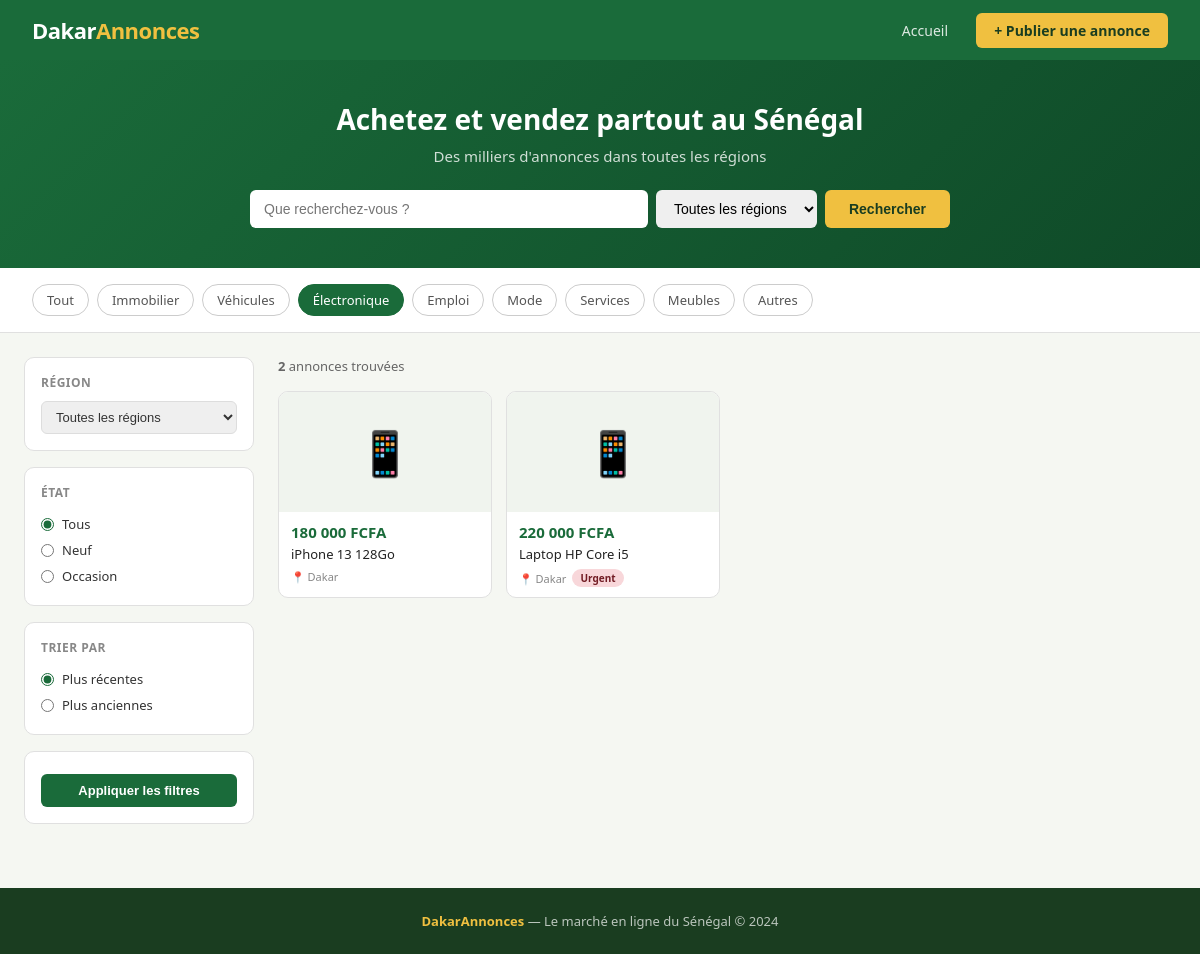
Page /?categorie=Électronique on the committed database.
### tables this page shows
CREATE TABLE annonces (
                id INTEGER PRIMARY KEY AUTOINCREMENT,
                titre TEXT NOT NULL,
                description TEXT NOT NULL,
                prix TEXT NOT NULL,
                categorie TEXT NOT NULL,
                region TEXT NOT NULL,
                etat TEXT DEFAULT 'Neuf',
                urgent INTEGER DEFAULT 0,
                user_id INTEGER,
                telephone TEXT,
                created_at TEXT DEFAULT CURRENT_TIMESTAMP,
                FOREIGN KEY (user_id) REFERENCES users(id)
            );

### app.py (the view)
@app.route('/')
def index():
    q = request.args.get('q', '')
    categorie = request.args.get('categorie', '')
    region = request.args.get('region', '')
    etat = request.args.get('etat', '')
    tri = request.args.get('tri', 'recent')
    page = int(request.args.get('page', 1))
    par_page = 8
    with get_db() as db:
        sql = 'SELECT * FROM annonces WHERE 1=1'
        params = []
        if q:
            sql += ' AND (titre LIKE ? OR description LIKE ?)'
            params += [f'%{q}%', f'%{q}%']
        if categorie:
            sql += ' AND categorie = ?'
            params.append(categorie)
        if region:
            sql += ' AND region = ?'
            params.append(region)
        if etat:
            sql += ' AND etat = ?'
            params.append(etat)
        if tri == 'recent':
            sql += ' ORDER BY created_at DESC'
        else:
            sql += ' ORDER BY created_at ASC'
        total = db.execute(f'SELECT COUNT(*) FROM ({sql})', params).fetchone()[0]
        offset = (page - 1) * par_page
        annonces = db.execute(sql + f' LIMIT {par_page} OFFSET {offset}', params).fetchall()
    total_pages = (total + par_page - 1) // par_page
    return render_template('index.html',
        annonces=annonces, categories=CATEGORIES, regions=REGIONS,
        q=q, categorie=categorie, region=region, etat=etat, tri=tri,
        page=page, total_pages=total_pages, total=total)

### app.py (called while the page is built)
def get_db():
    conn = sqlite3.connect(DB)
    conn.row_factory = sqlite3.Row
    return conn

### templates/index.html (shortened to what this page needs)
{% extends 'base.html' %}
{% block content %}
<div class="hero">
  <h1>Achetez et vendez partout au Sénégal</h1>
  <p>Des milliers d'annonces dans toutes les régions</p>
  <form class="search-form" method="get" action="/">
    <input type="text" name="q" value="{{ q }}" placeholder="Que recherchez-vous ?" />
    <select name="region">
      <option value="">Toutes les régions</option>
    </select>
    <button type="submit">Rechercher</button>
  </form>
</div>
<div class="cats">
  <a href="/" class="cat-link {% if not categorie %}active{% endif %}">Tout</a>
  {% for cat in categories %}
  <a href="/?categorie={{ cat }}" class="cat-link {% if categorie == cat %}active{% endif %}">{{ cat }}</a>
  {% endfor %}
</div>
<div class="layout">
  <aside class="sidebar">
    <form method="get" action="/">
      <div class="filter-card">
        <div class="filter-title">Région</div>
        <select name="region">
          <option value="">Toutes les régions</option>
        </select>
      </div>
      <div class="filter-card">
        <div class="filter-title">État</div>
        <label><input type="radio" name="etat" value="" {% if not etat %}checked{% endif %}> Tous</label>
        <label><input type="radio" name="etat" value="Neuf" {% if etat=='Neuf' %}checked{% endif %}> Neuf</label>
        <label><input type="radio" name="etat" value="Occasion" {% if etat=='Occasion' %}checked{% endif %}> Occasion</label>
      </div>
      <div class="filter-card">
        <div class="filter-title">Trier par</div>
        <label><input type="radio" name="tri" value="recent" {% if tri=='recent' %}checked{% endif %}> Plus récentes</label>
        <label><input type="radio" name="tri" value="ancien" {% if tri=='ancien' %}checked{% endif %}> Plus anciennes</label>
      </div>
      <div class="filter-card">
        <button type="submit" class="btn-filter">Appliquer les filtres</button>
      </div>
    </form>
  </aside>
  <div class="listings">
    <div class="listings-header">
      <span class="listings-count"><strong>{{ total }}</strong> annonce{% if total > 1 %}s{% endif %} trouvée{% if total > 1 %}s{% endif %}</span>
    </div>
    {% if annonces %}
    <div class="grid">
      {% for a in annonces %}
      <a href="/annonce/{{ a.id }}" class="card">
        <div class="card-img">
          {% if a.categorie == 'Immobilier' %}🏠
          {% elif a.categorie == 'Véhicules' %}🚗
          {% elif a.categorie == 'Électronique' %}📱
          {% elif a.categorie == 'Emploi' %}💼
          {% elif a.categorie == 'Mode' %}👗
          {% elif a.categorie == 'Services' %}🔧
          {% elif a.categorie == 'Meubles' %}🛋️
          {% else %}📦{% endif %}
        </div>
        <div class="card-body">
          <div class="card-price">{{ a.prix }}</div>
          <div class="card-title">{{ a.titre }}</div>
          <div class="card-meta">
            📍 {{ a.region }}
            {% if a.urgent %}<span class="badge badge-urgent">Urgent</span>{% endif %}
          </div>
        </div>
      </a>
      {% endfor %}
    </div>
    {% else %}
    <div class="empty">
      <div class="empty-icon">🔍</div>
      <p>Aucune annonce trouvée. <a href="/" style="color:#1a6b3a">Voir toutes les annonces</a></p>
    </div>
    {% endif %}
  </div>
</div>
{% endblock %}

### templates/base.html (style rules this page uses)
* { box-sizing: border-box; margin: 0; padding: 0; }
body { font-family: 'Segoe UI', Arial, sans-serif; background: #f5f7f2; color: #222; }
a { text-decoration: none; color: inherit; }

### templates/index.html (style rules this page uses)
.hero { background: linear-gradient(135deg, #1a6b3a 0%, #0f4a28 100%); padding: 2.5rem 2rem; text-align: center; color: #fff; }
.hero h1 { font-size: 28px; margin-bottom: 8px; }
.hero p { color: rgba(255,255,255,0.8); font-size: 15px; margin-bottom: 1.5rem; }
.search-form { display: flex; gap: 8px; max-width: 700px; margin: 0 auto; flex-wrap: wrap; justify-content: center; }
.search-form input, .search-form select { padding: 10px 14px; border: none; border-radius: 6px; font-size: 14px; }
.search-form input { flex: 1; min-width: 200px; }
.search-form button { background: #f0c040; color: #1a3d20; border: none; padding: 10px 24px; border-radius: 6px; font-weight: 700; font-size: 14px; cursor: pointer; }
.cats { display: flex; gap: 8px; padding: 1rem 2rem; overflow-x: auto; background: #fff; border-bottom: 1px solid #e0e0e0; }
.cat-link { white-space: nowrap; padding: 6px 14px; border-radius: 999px; border: 1px solid #ccc; font-size: 13px; color: #555; transition: all 0.15s; }
.cat-link:hover, .cat-link.active { background: #1a6b3a; color: #fff; border-color: #1a6b3a; }
.layout { display: flex; gap: 0; max-width: 1200px; margin: 1.5rem auto; padding: 0 1.5rem; }
.sidebar { width: 230px; flex-shrink: 0; margin-right: 1.5rem; }
.filter-card { background: #fff; border: 1px solid #e0e0e0; border-radius: 10px; padding: 1rem; margin-bottom: 1rem; }
.filter-title { font-size: 12px; font-weight: 700; color: #888; text-transform: uppercase; letter-spacing: 0.5px; margin-bottom: 10px; }
.filter-card label { display: flex; align-items: center; gap: 8px; font-size: 13px; color: #333; padding: 4px 0; cursor: pointer; }
.filter-card input[type=radio], .filter-card input[type=checkbox] { accent-color: #1a6b3a; }
.filter-card select { width: 100%; padding: 7px 10px; border: 1px solid #ddd; border-radius: 6px; font-size: 13px; color: #333; }
.btn-filter { width: 100%; background: #1a6b3a; color: #fff; border: none; padding: 9px; border-radius: 6px; font-size: 13px; cursor: pointer; margin-top: 6px; font-weight: 600; }
.listings { flex: 1; }
.listings-header { display: flex; justify-content: space-between; align-items: center; margin-bottom: 1rem; }
.listings-count { font-size: 13px; color: #666; }
.grid { display: grid; grid-template-columns: repeat(auto-fill, minmax(180px, 1fr)); gap: 14px; }
.card { background: #fff; border: 1px solid #e0e0e0; border-radius: 10px; overflow: hidden; transition: box-shadow 0.15s, border-color 0.15s; }
.card-img { width: 100%; height: 120px; background: #f0f4ee; display: flex; align-items: center; justify-content: center; font-size: 44px; }
.card-body { padding: 10px 12px; }
.card-price { font-size: 15px; font-weight: 700; color: #1a6b3a; margin-bottom: 3px; }
.card-title { font-size: 13px; color: #222; margin-bottom: 6px; white-space: nowrap; overflow: hidden; text-overflow: ellipsis; }
.card-meta { font-size: 11px; color: #888; display: flex; align-items: center; gap: 6px; }
.badge { padding: 2px 8px; border-radius: 999px; font-size: 10px; font-weight: 700; }
.badge-urgent { background: #f8d7da; color: #721c24; }

### rows in the picture
annonces: prix "180 000 FCFA", titre "iPhone 13 128Go", region "Dakar"
annonces: prix "220 000 FCFA", titre "Laptop HP Core i5", region "Dakar", urgent "Urgent"

### other values in the picture
{{ cat }} "Immobilier" "Véhicules" "Électronique" "Emploi" "Mode" "Services" "Meubles" "Autres"
{{ total }} "2"
